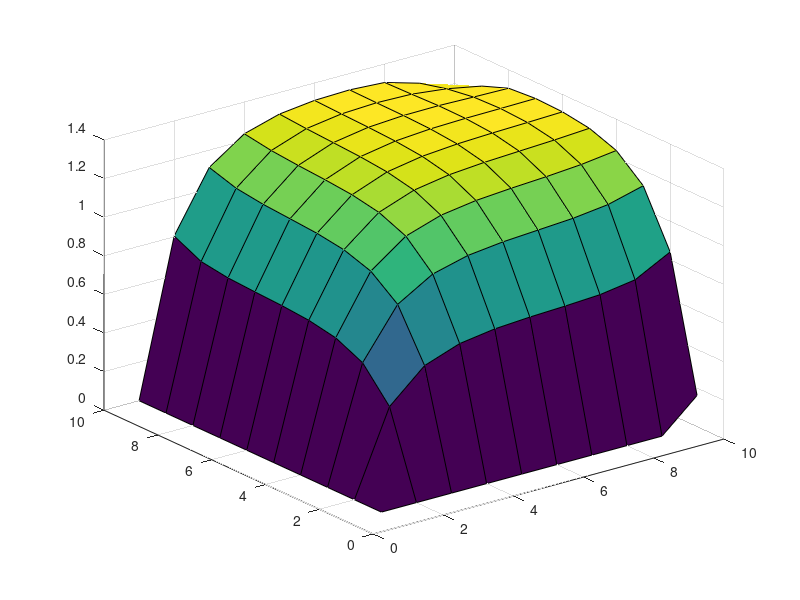

This chart was generated by the following MATLAB code:
% defining necessary physical constants 
n = 10;
m = 10;
D = ones(n+1,m+1);
sigA = 0.6*ones(n+1,m+1);
delt = 0.1*ones(1,n+1);
eps = 0.1*ones(1,m+1);

% setting up discretized equations for finite volume matrix for iteration
aL = zeros(n,m);
for i = 1:n
    for j = 1:m
        aL(i,j) = -(D(i,j)*eps(j) + D(i,j+1)*eps(j+1))/(2*delt(i));
    end
end
aR = zeros(n,m);
for i = 1:n
    for j = 1:m
        aR(i,j) = -(D(i,j)*eps(j) + D(i+1,j+1)*eps(j+1))/(2*delt(i+1));
    end
end
aB = zeros(n,m);
for i = 1:n
    for j = 1:m
        aB(i,j) = -(D(i,j)*delt(i) + D(i+1,j)*delt(i+1))/(2*eps(j));
    end 
end
aT = zeros(n,m);
for i = 1:n
    for j = 1:m
        aT(i,j) = -(D(i,j+1)*delt(i) + D(i+1,j+1)*delt(i+1))/(2*eps(j+1));
    end
end
aC = zeros(n,m);
for i = 1:n
    for j = 1:m
        aC(i,j) = sigA(i,j) - (aL(i,j) + aR(i,j) + aB(i,j) + aT(i,j));
    end
end

S = cell(n,1);   
for k = 1:n
    S{k} = 0.8*ones(n,1);
end
% left boundary conditions: vacuum fluxL = 0
for j = 1:m
    S{j}(1) = 0;
    aR(1,j) = 0;
    aT(1,j) = 0;
    aB(1,j) = 0;
    aC(1,j) = 1;
end

% bottom boundary condition: vacuum fluxB = 0
for i = 1:n
    S{1}(i) = 0;
    aR(i,1) = 0;
    aL(i,1) = 0;
    aT(i,1) = 0;
    aC(i,1) = 1;
end

% right boundary condition: reflecting 
for j = 2:m
    aL(n,j) = -(D(n-1,j)*eps(j) + D(n-1,j-1)*eps(j-1))/(2*delt(n-1));
    aB(n,j) = -D(n-1,j)*delt(j)/(2*eps(j));
    aT(n,j) = -D(n-1,j-1)*delt(j)/(2*eps(j-1));
    aC(n,j) = sigA(n,j) - (aL(n,j) + aB(n,j) + aT(n,j));
end
    
% top boundary condition: reflecting 
for i = 1:n-1
    aR(i,m) = -D(i,m)*eps(m)/(2*delt(i));
    aB(i,m) = -(D(i,m)*delt(i) + D(i+1,m)*delt(i+1))/(2*eps(m));
    aL(i,m) = -D(i+1,m)*eps(m)/(2*delt(i+1));
    aC(i,m) = sigA(i,m) - (aR(i,m) + aB(i,m) + aL(i,m));
end
    
C = cell(n,1);
for k = 1:n
    for i = 2:n-1
        for j = 2:n-1
            C{k}(i,i) = aC(i,k);
            C{k}(i,i+1) = aR(i,k);
            C{k}(i,i-1) = aL(i,k);
        end
    end
    C{k}(1,1) = aC(1,k);
    C{k}(1,2) = aR(1,k);
    C{k}(n,n) = aC(n,k);
    C{k}(n,n-1) = aL(n,k);
end

T = cell(n,1);
for i = 1:n
    for j = 1:n
        for k = 1:n
            T{k}(i,i) = aT(i,k);
        end
    end
end

B = cell(n,1);
for i = 1:n
    for j = 1:n
        for k = 1:n
            B{k}(i,i) = aB(i,k);
        end
    end
end

A = cell(n,n);
for k = 1:n
    for m = 1:n
        A{k,m} = zeros(n);
        A{k,k} = C{k};
    end
end
for k = 1:n-1
    A{k,k+1} = T{k};
end
for k = 2:n
    A{k,k-1} = B{k};
end

A = cell2mat(A);
S = cell2mat(S);

% solve using gauss seidel iteration
b = S;
x = zeros(size(b));
k = 1;
N = n*n;
tol = 10^-5;

for k = 1:100000;
    for i= 1:N
        x(i) = 1/A(i,i)*(b(i) - A(i,1:i-1)*x(1:i-1) - A(i,i+1:N)*x(i+1:N));
    end
    if max(abs(A*x-b))<tol
        iter = k
        break;
    end
end
flux = reshape(x,n,n)
surf(flux)

% sor
% b = S;
% x = zeros(size(b));
% k = 1;
% N = n*n;
% w = 1.2;
% tol = 10^-5;
% 
% for k = 1:100000;
%     for i= 1:N
%         x(i) =  (1-w)*x(i) + w/A(i,i)*(b(i) - A(i,1:i-1)*x(1:i-1) - A(i,i+1:N)*x(i+1:N));
%     end
%     if max(abs(A*x-b))<tol
%         iter = k
%         break;
%     end
% end
% 
% flux = reshape(x,n,n)

% jacobi 
% b = S;
% x = zeros(size(b));
% k = 1;
% tol = 10^-5;
% N = n*n;
% 
% for k = 1:100000;
%     for i = 1:N
%          y(i)=1/A(i,i)*(b(i)-A(i,1:i-1)*x(1:i-1)-A(i,i+1:N)*x(i+1:N));
%     end
%     if max(abs(A*y'-b))<tol
%         iter = k;
%         break;
%     end
%     x = y';
% end 
% flux = reshape(x,n,n)




    
